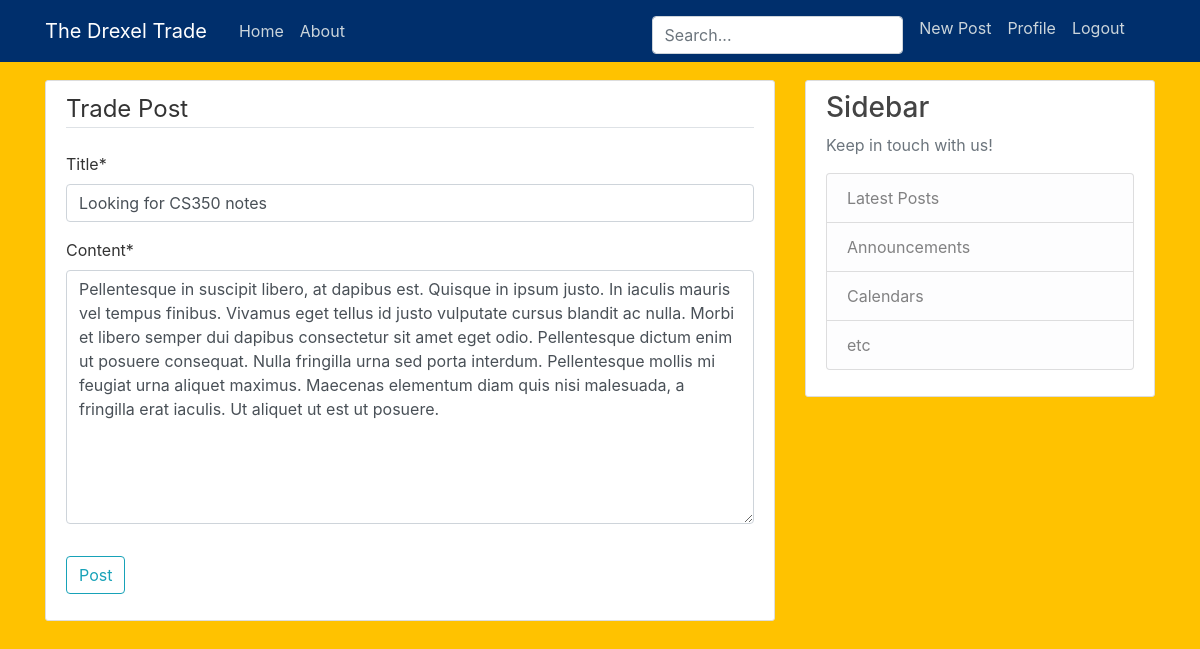
Page /post/30/update/ (signed in) on the committed database.
### blog/models.py (models this page shows, shortened)
class Post(models.Model):
    title = models.CharField(max_length=100)
    content = models.TextField()
    date_posted = models.DateTimeField(default=timezone.now)
    author = models.ForeignKey(User, on_delete=models.CASCADE)

### blog/views.py (the view, shortened to what this page needs)
# urls.py: path('post/<int:pk>/update/', PostUpdateView.as_view(), name='post-update'),
class PostUpdateView(LoginRequiredMixin, UserPassesTestMixin, UpdateView):
    model = Post
    fields = ['title', 'content']
    def test_func(self):
        post = self.get_object()
        if self.request.user == post.author:
            return True
        return False

### blog/templates/blog/post_form.html (shortened to what this page needs)
{% extends "blog/base.html" %}
{% load crispy_forms_tags %}
{% block content %}
    <div class="content-section">
        <form method="POST">
            <fieldset class="form-group">
                <legend class="border-bottom mb-4">Trade Post</legend>
                {{ form|crispy }}
            </fieldset>
            <div class="form-group">
                <button class="btn btn-outline-info" type="submit">Post</button>
            </div>
        </form>
    </div>
{% endblock content %}

### blog/static/blog/main.css (style rules this page uses)
body { background: #FFC200; color: #333333; margin-top: 5rem; }
.content-section { background: #ffffff; padding: 10px 20px; border: 1px solid #dddddd; border-radius: 3px; margin-bottom: 20px; }

### blog/templates/blog/base.html (style rules this page uses)
form { width: 100%; }

### rows in the picture
Post: title "Looking for CS350 notes", content "Pellentesque in suscipit libero, at dapibus est. Quisque in ipsum justo. In iaculis mauris vel tempus finibus. Vivamus eget tellus id justo vulputate cursus blandit ac nulla. Morbi et libero semper dui dapibus consectetur sit amet eget odio. Pellentesque dictum enim ut posuere consequat. Nulla fringilla urna sed porta interdum. Pellentesque mollis mi feugiat urna aliquet maximus. Maecenas elementum diam quis nisi malesuada, a fringilla erat iaculis. Ut aliquet ut est ut posuere."
